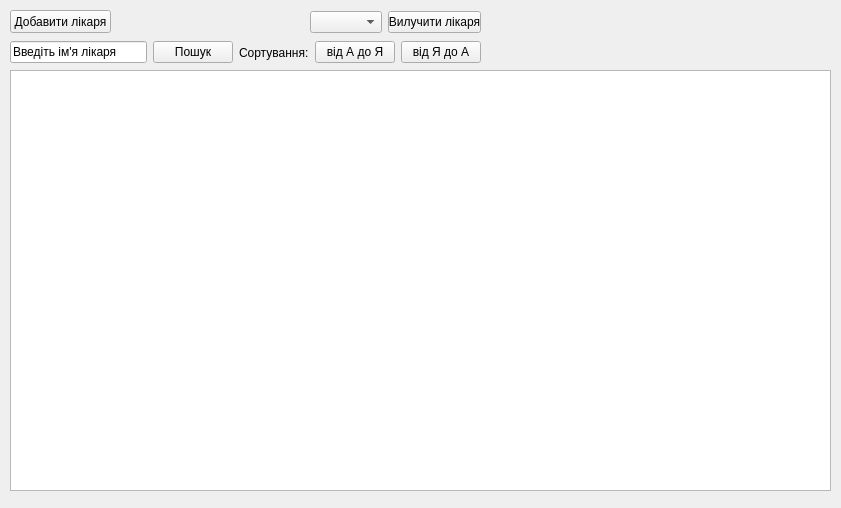
<?xml version="1.0" encoding="UTF-8"?>
<ui version="4.0">
 <class>doctorlist</class>
 <widget class="QWidget" name="doctorlist">
  <property name="geometry">
   <rect>
    <x>0</x>
    <y>0</y>
    <width>841</width>
    <height>508</height>
   </rect>
  </property>
  <property name="focusPolicy">
   <enum>Qt::StrongFocus</enum>
  </property>
  <property name="windowTitle">
   <string>Список лікарів</string>
  </property>
  <widget class="QWidget" name="layoutWidget">
   <property name="geometry">
    <rect>
     <x>10</x>
     <y>40</y>
     <width>471</width>
     <height>25</height>
    </rect>
   </property>
   <layout class="QHBoxLayout" name="horizontalLayout">
    <item>
     <widget class="QLineEdit" name="doctor_serch">
      <property name="text">
       <string>Введіть ім'я лікаря</string>
      </property>
     </widget>
    </item>
    <item>
     <widget class="QPushButton" name="dserch_Button">
      <property name="text">
       <string>Пошук</string>
      </property>
     </widget>
    </item>
    <item>
     <widget class="QLabel" name="label_2">
      <property name="text">
       <string>Сортування:</string>
      </property>
     </widget>
    </item>
    <item>
     <widget class="QPushButton" name="pushButton">
      <property name="text">
       <string>від А до Я</string>
      </property>
     </widget>
    </item>
    <item>
     <widget class="QPushButton" name="pushButton_2">
      <property name="text">
       <string>від Я до А</string>
      </property>
     </widget>
    </item>
   </layout>
  </widget>
  <widget class="QPushButton" name="pushButton_3">
   <property name="geometry">
    <rect>
     <x>10</x>
     <y>10</y>
     <width>101</width>
     <height>23</height>
    </rect>
   </property>
   <property name="text">
    <string>Добавити лікаря</string>
   </property>
  </widget>
  <widget class="QWidget" name="layoutWidget">
   <property name="geometry">
    <rect>
     <x>310</x>
     <y>10</y>
     <width>171</width>
     <height>25</height>
    </rect>
   </property>
   <layout class="QHBoxLayout" name="horizontalLayout_2">
    <item>
     <widget class="QComboBox" name="comboBox"/>
    </item>
    <item>
     <widget class="QPushButton" name="pushButton_4">
      <property name="text">
       <string>Вилучити лікаря</string>
      </property>
     </widget>
    </item>
   </layout>
  </widget>
  <widget class="QTableView" name="tableDoctors">
   <property name="geometry">
    <rect>
     <x>10</x>
     <y>70</y>
     <width>821</width>
     <height>421</height>
    </rect>
   </property>
  </widget>
 </widget>
 <resources/>
 <connections/>
</ui>
